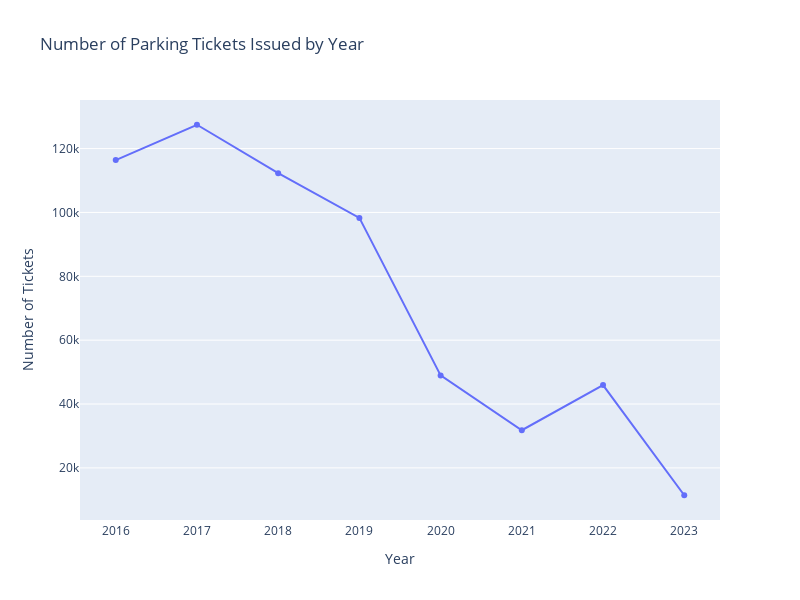

Notebook code for this chart:
### Code cell
fig = px.line(tickets_by_year,
              x='Year',
              y='count',
              title='Number of Parking Tickets Issued by Year',
              labels={'count': 'Number of Tickets'},
              markers=True,
              width=800, height=600
              )
fig.update_layout(
    xaxis=dict(
        showline=True,
        showgrid=False,
        showticklabels=True,
        type='category'
    )
)
fig

### Figure 1 — Plotly figure (JSON) as saved in the notebook; plotly's stock layout.template omitted (floating-point values rounded to 4 significant figures)
{"data": [{"hovertemplate": "Year=%{x}<br>Number of Tickets=%{y}<extra></extra>", "legendgroup": "", "line": {"color": "#636efa", "dash": "solid"}, "marker": {"symbol": "circle"}, "mode": "lines+markers", "name": "", "orientation": "v", "showlegend": false, "type": "scatter", "x": [2016, 2017, 2018, 2019, 2020, 2021, 2022, 2023], "xaxis": "x", "y": [116409, 127463, 112286, 98287, 48969, 31803, 45949, 11435], "yaxis": "y"}], "layout": {"height": 600, "legend": {"tracegroupgap": 0}, "title": {"text": "Number of Parking Tickets Issued by Year"}, "width": 800, "xaxis": {"anchor": "y", "domain": [0, 1], "showgrid": false, "showline": true, "showticklabels": true, "title": {"text": "Year"}, "type": "category"}, "yaxis": {"anchor": "x", "domain": [0, 1], "title": {"text": "Number of Tickets"}}}}
